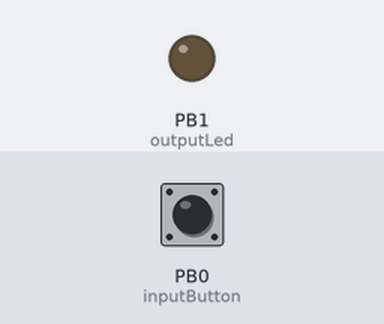
Bench run of a sketch on a simulated ATtiny85, built with avr-gcc and run on an emulated ATtiny85. Parts: output pins drawn as LEDs (lit = HIGH). The inputs (shaded band) are chosen by the test bench; at power-on: PB0 (inputButton) LOW.

Above: at 1.2 s.
1.3 s: PB0 (inputButton) pulled HIGH for 0.15 s
At 1.38 s:
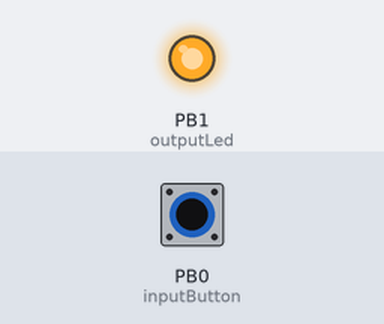
2.9 s: PB0 (inputButton) pulled HIGH for 3.2 s
At 6.7 s:
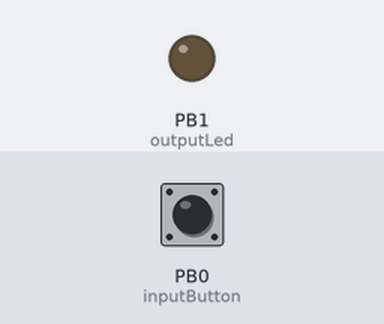
Timing chart, 0 to 8.2 s (numbered marks = the images above; inputs shaded):
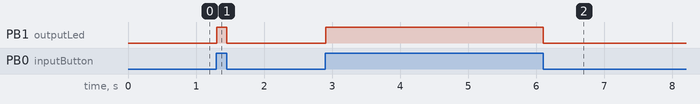

Measured:
- after the input at 1.3 s, PB1 (outputLed): LOW → HIGH at once, → LOW 0.15 s later
- after the input at 2.9 s, PB1 (outputLed): LOW → HIGH at once, → LOW 3.2 s later

The sketch:

led-button-key-hello.ino
```cpp
#include "DigiKeyboard.h"

const int inputButton = 0;
const int outputLed = 1;
bool outputState = true;

void setup() {
  pinMode (inputButton, INPUT);
  pinMode(outputLed, OUTPUT);
}

void loop(){
  if (digitalRead(inputButton) == HIGH){
    digitalWrite(outputLed, HIGH);
    if (!outputState) {
      outputState = true;
      DigiKeyboard.sendKeyStroke(0);
      DigiKeyboard.println("Hello!");
    }
  } else {
    digitalWrite(outputLed, LOW);
    outputState = false;
  }
  DigiKeyboard.delay(10);
}
```
